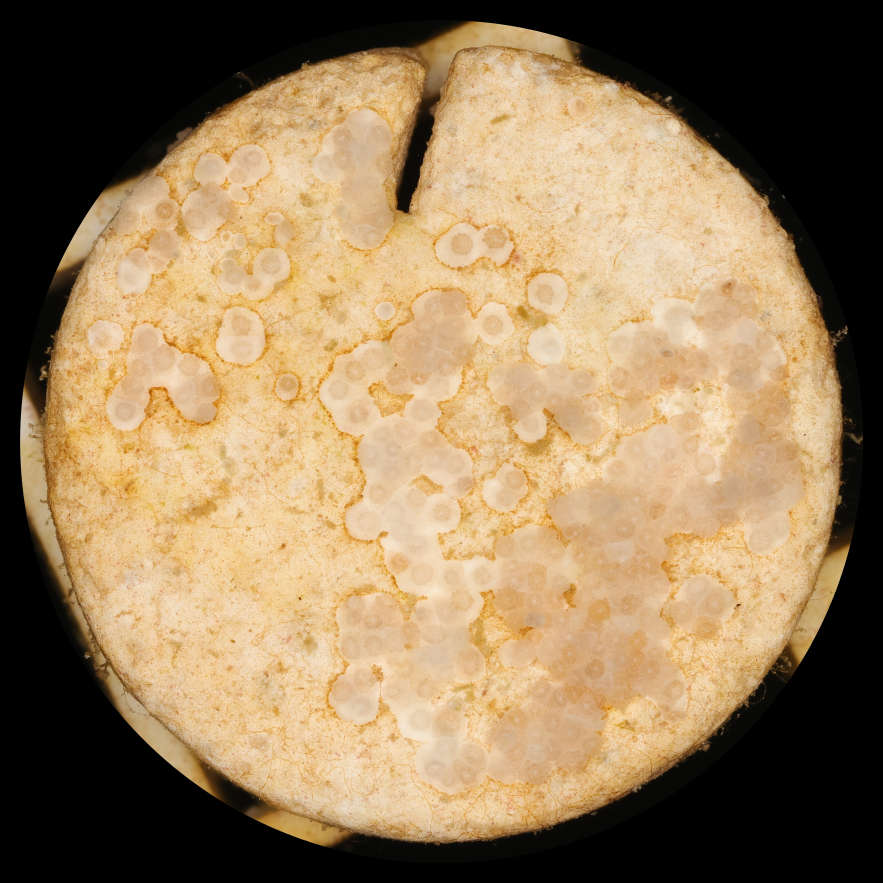
#> input picture original_images/35_T2_5_timepoint0.JPG, 3532 x 3532 px, found by its file name (shown at 1/4 size)
$ python masks.py   (older library calls are emulated)
#> lines starting #> are read from the running program, lines starting #| are printed output that depends on the picture; after the words box and inside, x2 and y2 are one past the last pixel; in counts of white or black regions, pixels touching at a corner belong together
'''
# ODD NUMBERED IMAGES

import cv2
import numpy as np
import matplotlib.pyplot as plt
# from google.colab.patches import cv2_imshow

img = cv2.imread('original_images/35_T2_5_timepoint1.JPG')

# Check if the image was loaded successfully
if img is None:
    print("Error: Could not open or read the image.")
else:
    # Convert to grayscale
    img[np.all(img < 40, axis=2)] = 255
    cv2.imwrite('6.Connected_Components/debugging_steps/bg_35_T2_5_timepoint1.JPG', img)
    gray = cv2.cvtColor(img, cv2.COLOR_BGR2GRAY)

    # Apply Gaussian blur
    edges = cv2.Canny(gray, 50, 150)
    cv2.imwrite('6.Connected_Components/debugging_steps/edges_35_T2_5_timepoint1.JPG', edges)

    # Morphological operations
    kernel = np.ones((5, 5), np.uint8)
    result = cv2.morphologyEx(edges, cv2.MORPH_CLOSE, kernel, iterations=2)
    dilated = cv2.dilate(result, kernel, iterations=1)
    result2 = cv2.morphologyEx(dilated, cv2.MORPH_CLOSE, kernel, iterations=3)
    cv2.imwrite('6.Connected_Components/debugging_steps/morph_35_T2_5_timepoint1.JPG', result2)
    result2 = cv2.bitwise_not(result2)

    # Connected components
    num_labels, labels, stats, centroids = cv2.connectedComponentsWithStats(result2, 8, cv2.CV_32S)

    # Define area thresholds
    a = 10000
    b = 100000

    # Create a mask for components within the area range
    mask = np.zeros_like(result2, dtype=np.uint8)
    for i in range(1, num_labels):  # Iterate through components (excluding background)
        area = stats[i, cv2.CC_STAT_AREA]
        if a < area < b:
            component_mask = (labels == i).astype(np.uint8) * 255
            mask = cv2.bitwise_or(mask, component_mask)
    mask = cv2.dilate(mask, kernel, iterations=5)

    # Display the mask
    cv2.imwrite('6.Connected_Components/debugging_steps/mask_35_T2_5_timepoint1.JPG', mask)
    img2 = cv2.imread('original_images/35_T2_5_timepoint1.JPG')

    # Masked image
    masked_img = cv2.bitwise_and(img2, img2, mask=mask)
    cv2.imwrite('6.Connected_Components/debugging_steps/ImgMask_35_T2_5_timepoint1.JPG', masked_img)

    # Hough Circle Transform
    image = masked_img
    gray = cv2.cvtColor(image, cv2.COLOR_BGR2GRAY)

    circles_refined = cv2.HoughCircles(
        gray,
        cv2.HOUGH_GRADIENT,
        dp=1.2,
        minDist=200,
        param1=50,
        param2=25,
        minRadius=80,
        maxRadius=100
    )

    # Draw the detected circles
    output_refined = image.copy()
    circle_count = 0
    if circles_refined is not None:
        circles_refined = np.uint16(np.around(circles_refined))
        circle_count = len(circles_refined[0])
        for circle in circles_refined[0, :]:
            # Draw the outer circle
            cv2.circle(output_refined, (circle[0], circle[1]), circle[2], (0, 255, 0), 2)
            # Draw the center of the circle
            cv2.circle(output_refined, (circle[0], circle[1]), 2, (0, 0, 255), 3)

            # Drawing outer circle and center on original img
            cv2.circle(img2, (circle[0], circle[1]), circle[2], (0, 255, 0), 2)
            cv2.circle(img2, (circle[0], circle[1]), 2, (0, 0, 255), 3)

    # Save the final output with circles drawn
    cv2.imwrite('6.Connected_Components/debugging_steps/circles_35_T2_5_timepoint1.JPG', output_refined)
    cv2.imwrite('6.Connected_Components/result_35_T2_5_timepoint1.JPG', img2)
    print(f"Number of coral larvae detected: {circle_count}")
'''

##########################################################################################################

# EVEN NUMBERED IMAGES

import cv2
import numpy as np
import matplotlib.pyplot as plt
# from google.colab.patches import cv2_imshow

# Load the image (replace 'image.jpg' with your image path)
img = cv2.imread('original_images/35_T2_5_timepoint0.JPG')
#> img is the input picture: shape (3532, 3532, 3); mean B, G, R 91.3, 124.6, 149.3

# Check if the image was loaded successfully
if img is None:
    print("Error: Could not open or read the image.")
else:
    # # Turn black bg to white
    # img[np.all(img < 40, axis=2)] = 255
    # cv2_imshow(img)

    # Convert to grayscale
    gray = cv2.cvtColor(img, cv2.COLOR_BGR2GRAY)
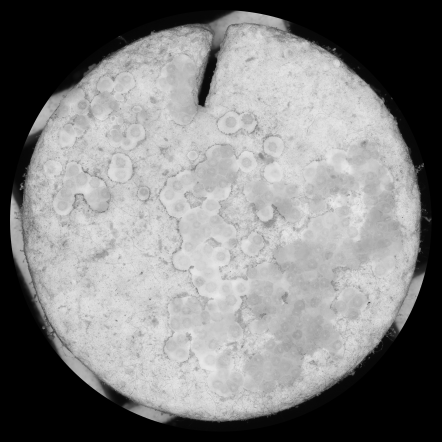
#> gray: shape (3532, 3532) (shown at 1/8 size); min 0, max 240, mean 128.2

    # # Apply Gaussian blur and canny edge detection
    # edges = cv2.Canny(gray, 70, 150)
    # cv2_imshow(edges)

    # Apply thresholding to isolate dark circles
    # Use cv2.THRESH_BINARY_INV to make dark regions black and light regions white
    _, thresholded = cv2.threshold(gray, 170, 255, cv2.THRESH_BINARY_INV)
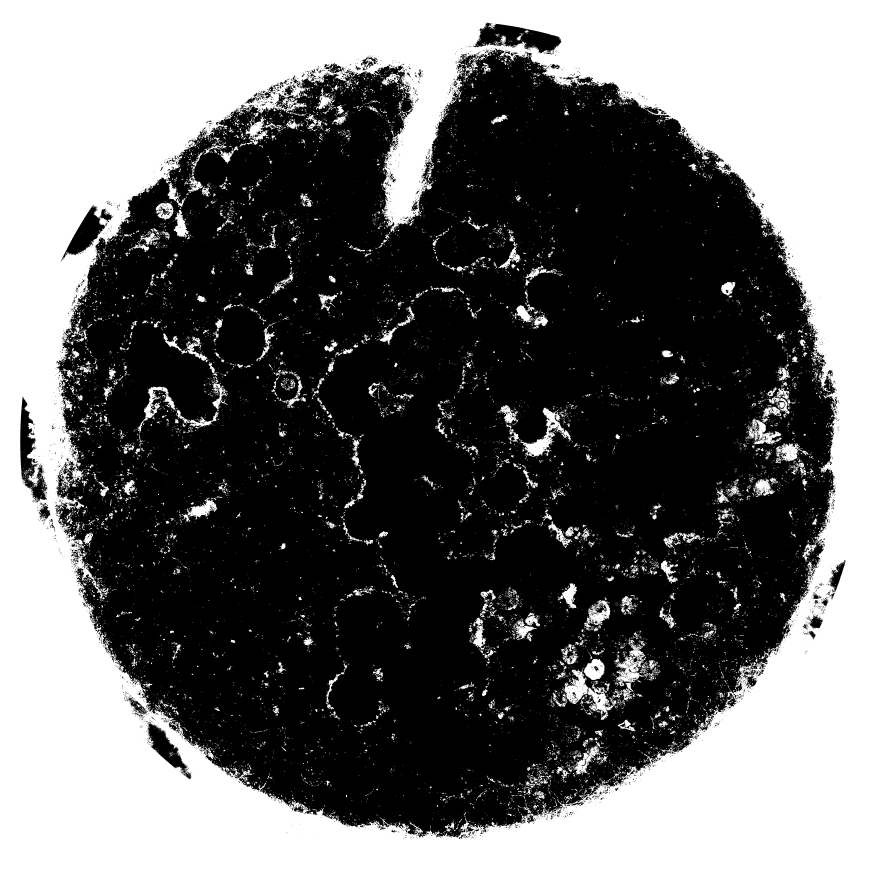
#> thresholded: shape (3532, 3532) (shown at 1/4 size); 42.7% white; 17119 white regions (14888 under 20 px), largest, box (x1, y1, x2, y2) and area: (0, 0, 3532, 3532) 4917067, (2257, 2676, 2455, 2880) 12365, (2082, 1631, 2284, 1827) 10393
    cv2.imwrite('6.Connected_Components/debugging_steps/debugging_steps_0/thresh_35_T2_5_timepoint0.JPG', thresholded)

    kernel = np.ones((5, 5), np.uint8)
    dilated = cv2.dilate(thresholded, kernel, iterations=1)
#> dilated: shape (3532, 3532); 49.7% white; 4495 white regions, largest, box (x1, y1, x2, y2) and area: (0, 0, 3532, 3532) 5280186, (2193, 2521, 2644, 2882) 71858, (531, 1447, 914, 1831) 27237
    cv2.imwrite('6.Connected_Components/debugging_steps/debugging_steps_0/dilated_35_T2_5_timepoint0.JPG', dilated)

    # Apply morphological operations to remove noise and fill gaps
    kernel = cv2.getStructuringElement(cv2.MORPH_ELLIPSE, (5, 5))
    processed = cv2.morphologyEx(dilated, cv2.MORPH_CLOSE, kernel)
#> processed: shape (3532, 3532); 50.4% white; 598 black regions (89 under 20 px), largest, box (x1, y1, x2, y2) and area: (259, 209, 3332, 3330) 6035020, (2157, 3022, 2456, 3241) 18300, (270, 831, 417, 1015) 11253

    # Step 4: Optional - Invert again if needed to make background white
    processed = cv2.bitwise_not(processed)

    # Display the result
    cv2.imwrite('6.Connected_Components/debugging_steps/debugging_steps_0/processed_35_T2_5_timepoint0.JPG', processed)

    # Morphological operations
    result = cv2.morphologyEx(processed, cv2.MORPH_CLOSE, kernel, iterations=2)
#> result: shape (3532, 3532); 51.5% white; 1018 black regions, largest, box (x1, y1, x2, y2) and area: (0, 0, 3532, 3532) 5312783, (2186, 2521, 2644, 2882) 72514, (533, 1331, 916, 1732) 33912
    # dilated = cv2.dilate(result, kernel, iterations=1)
    result2 = cv2.morphologyEx(result, cv2.MORPH_CLOSE, kernel, iterations=3)
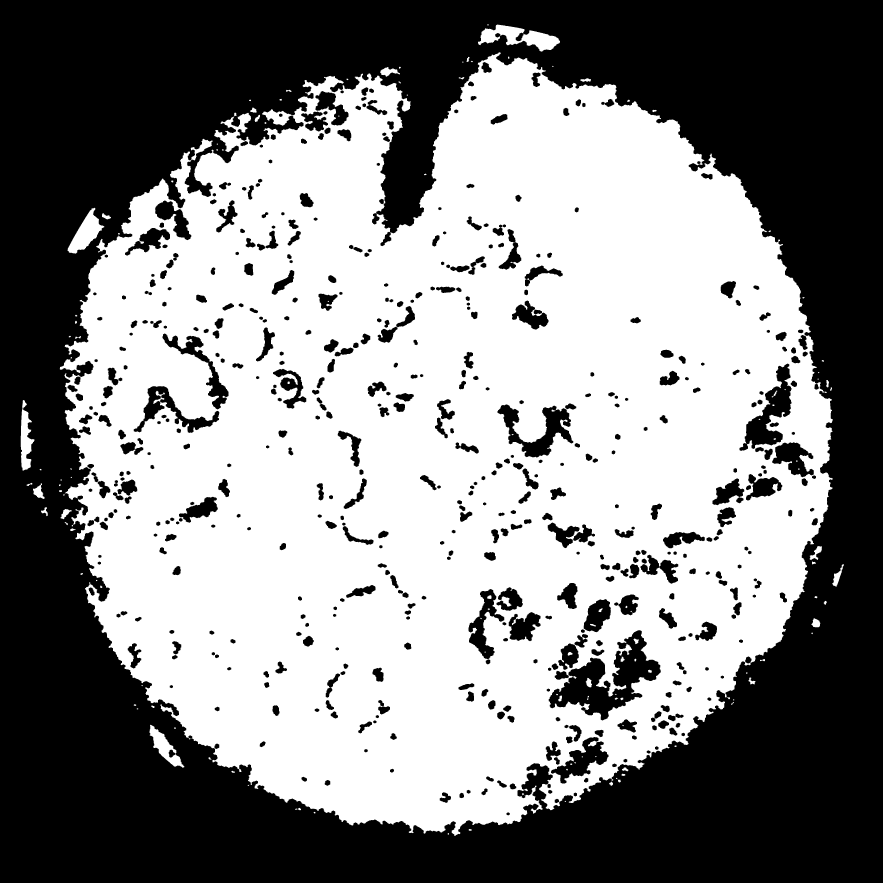
#> result2: shape (3532, 3532) (shown at 1/4 size); 52.9% white; 545 black regions, largest, box (x1, y1, x2, y2) and area: (0, 0, 3532, 3532) 5252172, (2195, 2521, 2643, 2882) 62865, (2958, 1454, 3166, 1804) 27110
    cv2.imwrite('6.Connected_Components/debugging_steps/debugging_steps_0/morph_35_T2_5_timepoint0.JPG', result2)
    result2 = cv2.bitwise_not(result2)


    # Connected components
    num_labels, labels, stats, centroids = cv2.connectedComponentsWithStats(result2, 8, cv2.CV_32S)
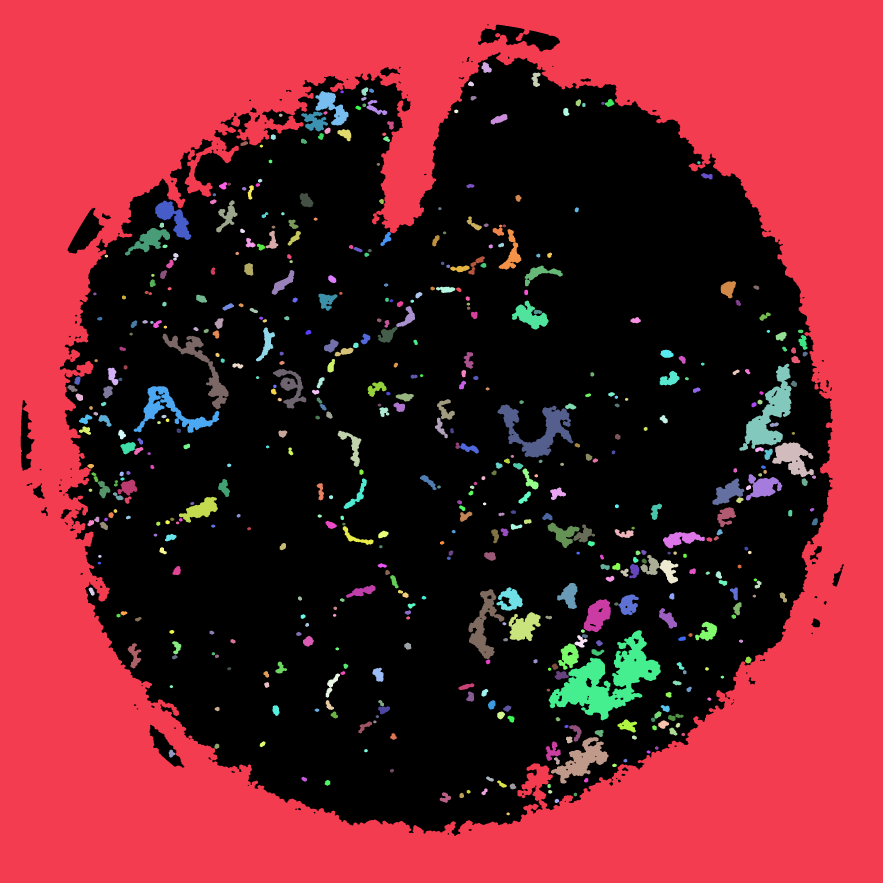
#> labels: shape (3532, 3532) int32 (shown at 1/4 size); 546 distinct labels, from 0 to 545; one colour per label, 0 black
#> num_labels = 546; stats = 546 rows, first 6: [83, 97, 3293, 3247, 6602674], [0, 0, 3532, 3532, 5252172], [1926, 248, 41, 44, 1150], [2126, 290, 36, 58, 1284], [1872, 325, 24, 21, 346], [1446, 349, 27, 35, 618]; centroids = 546 pairs, first value 288.8 to 3259.4, second value 271.3 to 3255

    # Define area thresholds
    a = 10000
    b = 100000

    # Create a mask for components within the area range
    mask = np.zeros_like(result2, dtype=np.uint8)
    for i in range(1, num_labels):  # Iterate through components (excluding background)
        area = stats[i, cv2.CC_STAT_AREA]
        if a < area < b:
            component_mask = (labels == i).astype(np.uint8) * 255
            mask = cv2.bitwise_or(mask, component_mask)
#> this loop made 545 passes
#> area on passes 1 to 3: 5252172, 1150, 1284
#> mask: shape (3532, 3532); 1.5% white; 8 white regions, largest, box (x1, y1, x2, y2) and area: (2195, 2521, 2643, 2882) 62865, (2958, 1454, 3166, 1804) 27110, (1990, 1618, 2293, 1830) 24884
    mask = cv2.dilate(mask, kernel, iterations=5)
#> mask: shape (3532, 3532); 2.4% white; 6 white regions, box (x1, y1, x2, y2) and area: (2185, 2511, 2653, 2892) 87300, (2948, 1444, 3265, 1919) 59548, (525, 1324, 924, 1742) 58241, (1980, 1608, 2303, 1840) 39490, (2194, 2938, 2444, 3144) 26066, (1864, 2346, 2027, 2647) 24240

    # Display the mask
    cv2.imwrite('6.Connected_Components/debugging_steps/debugging_steps_0/mask_35_T2_5_timepoint0.JPG', mask)
    img2 = cv2.imread('original_images/35_T2_5_timepoint0.JPG')

    # Masked image
    masked_img = cv2.bitwise_and(img2, img2, mask=mask)
    cv2.imwrite('6.Connected_Components/debugging_steps/debugging_steps_0/ImgMask_35_T2_5_timepoint0.JPG', masked_img)

    # Hough Circle Transform
    image = masked_img
    gray = cv2.cvtColor(image, cv2.COLOR_BGR2GRAY)
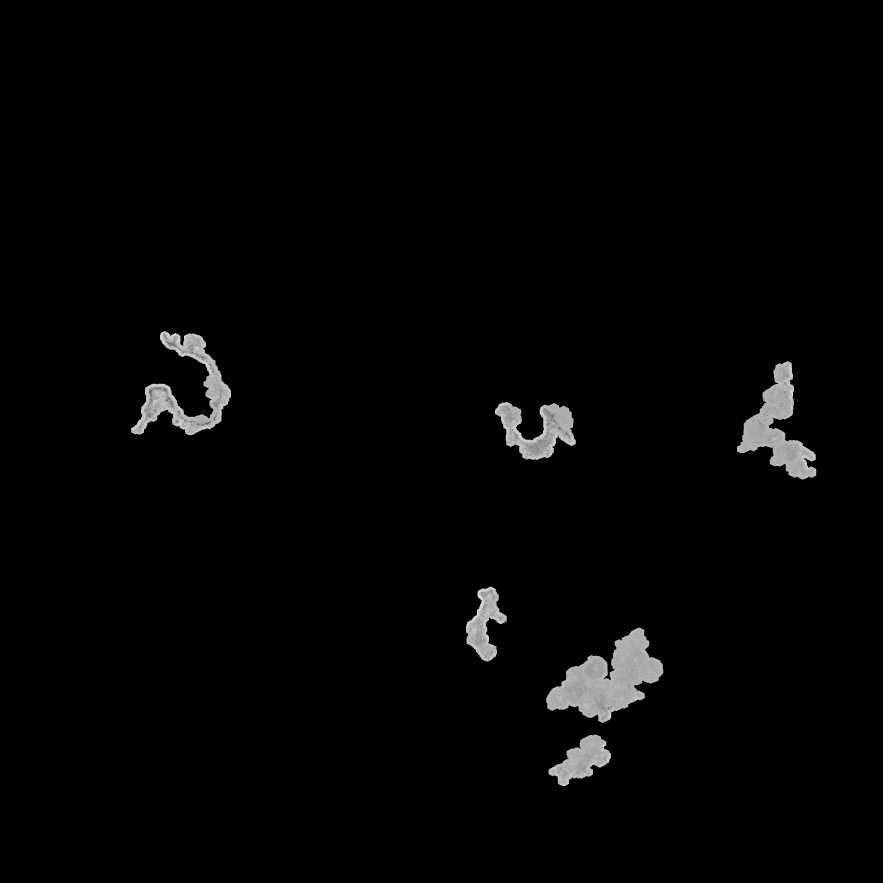
#> gray: shape (3532, 3532) (shown at 1/4 size); min 0, max 227, mean 4.1

    circles_refined = cv2.HoughCircles(
        gray,
        cv2.HOUGH_GRADIENT,
        dp=1.2,
        minDist=100,
        param1=50,
        param2=25,
        minRadius=20,
        maxRadius=60
    )
#> circles_refined = 35 rows, first 8: [2391, 2813.4, 59.24], [643.8, 1647, 59.24], [3163.8, 1827, 59.24], [2142.6, 1777.8, 59.24], [2345.4, 3035.4, 53.96], [1950.6, 2511, 59.24], [765, 1379.4, 46.04], [2235, 1679.4, 59.24]

    # Draw the detected circles
    output_refined = image.copy()
    circle_count = 0
    if circles_refined is not None:
        circles_refined = np.uint16(np.around(circles_refined))
#> circles_refined = 35 rows, first 8: [2391, 2813, 59], [644, 1647, 59], [3164, 1827, 59], [2143, 1778, 59], [2345, 3035, 54], [1951, 2511, 59], [765, 1379, 46], [2235, 1679, 59]
        circle_count = len(circles_refined[0])
#> circle_count = 35
        for circle in circles_refined[0, :]:
            # Draw the outer circle
            cv2.circle(output_refined, (circle[0], circle[1]), circle[2], (0, 255, 0), 2)
            # Draw the center of the circle
            cv2.circle(output_refined, (circle[0], circle[1]), 2, (0, 0, 255), 3)

            # Drawing outer circle and center on original img
            cv2.circle(img2, (circle[0], circle[1]), circle[2], (0, 255, 0), 2)
            cv2.circle(img2, (circle[0], circle[1]), 2, (0, 0, 255), 3)
#> this loop made 35 passes

    # Save the final output with circles drawn
    cv2.imwrite('6.Connected_Components/debugging_steps/debugging_steps_0/circles_35_T2_5_timepoint0.JPG', output_refined)
    cv2.imwrite('6.Connected_Components/result_35_T2_5_timepoint0.JPG', img2)
    print(f"Number of coral larvae detected: {circle_count}")
#| Number of coral larvae detected: 35
